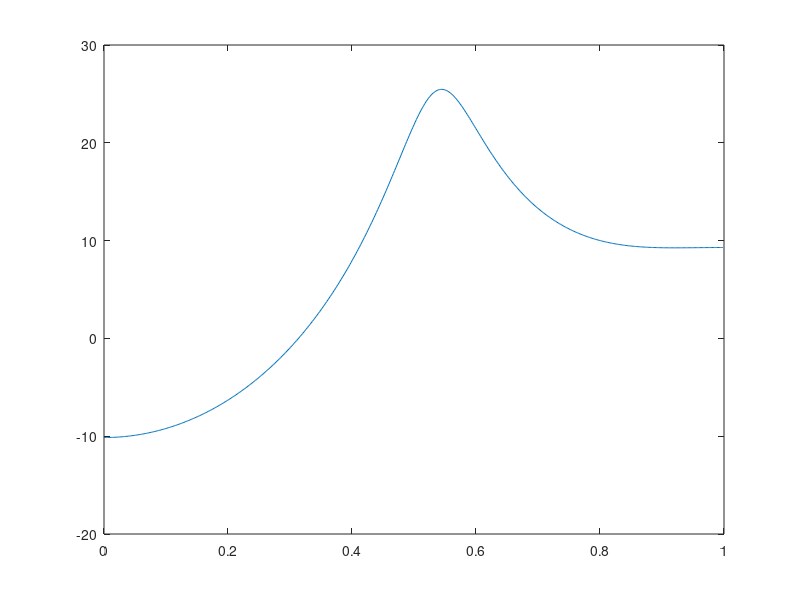

Write MATLAB code to recreate this figure.

a = [0.7100; 1.6198; 0.6193];
omega = 1.4844^2;

[H,W] = freqz(omega,[1; a]);
plot(W/pi,20*log10(abs(H).^2));
% 
% [pxx,w] = periodogram()
% 
% freqz(omega,[1;a]) % frequency domain magnitude response
% % plot(F/pi,10*log10((abs(H).^2)))  % plot w=0 to 2=pi of omega^2*|H(w)|^2
% xlabel('Normalized Frequency (\times \pi rad/sample)) ')
% ylabel('Power spectrum')
